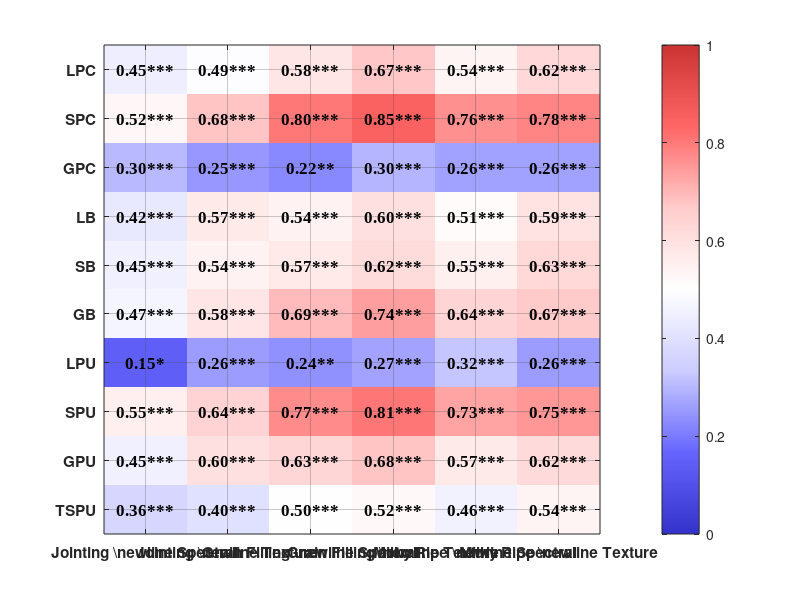

This chart was generated by the following MATLAB code: (Note: this script raises an error after producing the figure.)
function plot_correlation_heatmap()
    % Define variable names.
    variables = {'LPC', 'SPC', 'GPC', 'LB', 'SB', 'GB', 'LPU', 'SPU', 'GPU', 'TSPU'};

    % Correlation coefficient matrix (10 variables × 6 indicators).
    correlation_data = [
        0.445222663492021, 0.493978074269942, 0.579437884256785, 0.673626583640671, 0.535571705946161, 0.622299372236596;
        0.524264235172078, 0.676680352295364, 0.803527695478088, 0.84848193068964,  0.764849016980263, 0.783656427374315;
        0.303967933427026, 0.247912944411411, 0.224829944118267, 0.295390108139174, 0.264729890999218, 0.264167045975269;
        0.422398893149006, 0.570261911179816, 0.539360843291265, 0.598529574968101, 0.512566360528754, 0.590394107286876;
        0.451789072541715, 0.540754194998653, 0.571519915940315, 0.615639797083131, 0.549714172740393, 0.628550280817809;
        0.465585910334329, 0.583696497737001, 0.694847712546608, 0.739325404518959, 0.640307410370509, 0.671246766305966;
        0.146523454543141, 0.256228854462149, 0.237444725094971, 0.266025575818065, 0.322885174301951, 0.256526539875185;
        0.553215050007591, 0.641817359141899, 0.772776907053436, 0.807052701405991, 0.732316263510674, 0.750278918582179;
        0.450419000652878, 0.598438072691798, 0.633995838687254, 0.679187615487722, 0.568936011555881, 0.620762114089284;
        0.364602874460468, 0.399324416309602, 0.499753265440494, 0.520879284002442, 0.458311048973555, 0.538258122171628
    ];

    % Matrix of p-values.
    pvalue_data = [
        3.7934385960871e-10,  1.8320528904641e-12,  1.57062716625536e-17, 3.72452178602357e-25, 9.44705188221295e-15, 1.11221183276948e-20;
        4.24951312146407e-14, 1.88910519882238e-25, 5.86887321629348e-42, 4.51264871196536e-51, 7.90108536856139e-36, 1.18851322035476e-38;
        3.34904058593971e-05, 0.000792311053008389, 0.00241062276631057,  5.68139243188289e-05, 0.000329073333515048, 0.000339217002215113;
        3.49714165394546e-09, 6.48385497310892e-17, 5.63584424109915e-15, 7.09774397068963e-19, 1.90066755531206e-13, 2.72328999263456e-18;
        1.94084681370052e-10, 4.65324091313393e-15, 5.35235972320548e-17, 3.69239795429146e-20, 1.32870160491185e-15, 3.51210619460966e-21;
        4.52829384005869e-11, 8.01090842100077e-18, 2.79443208839321e-27, 2.14775737272046e-32, 3.7374474566393e-22,  6.28619733280027e-25;
        0.049677639399804,    0.000516856763172436, 0.00132971548997813,  0.000306782525689263, 9.83495713433232e-06, 0.00050887879946346;
        8.05929318963214e-16, 2.78319567913862e-22, 5.50727160165447e-37, 1.38798048326966e-42, 1.60522291068914e-31, 8.11153840312843e-34;
        2.23475062639674e-10, 7.20743464950376e-19, 1.25922855472226e-21, 1.07531925550515e-25, 7.92926802085914e-17, 1.47090808713075e-20;
        4.8568800115182e-07,  2.80920422916944e-08, 9.19510136660725e-13, 6.5941475030105e-14,  9.83388485055723e-11, 6.55444817690685e-15
    ];

    % Column labels.
    column_labels = {'Jointing \newline Spectral', 'Jointing \newline Texture', ...
                    'Grain Filling \newline Spectral', 'Grain Filling \newline Texture', ...
                    'Milky Ripe \newline Spectral', 'Milky Ripe \newline Texture'};

    % Create figure.
    figure('Position', [100, 100, 900, 700]);

    % Define a more publication-oriented diverging color scheme (blue to red).
    colors = [0.2, 0.2, 0.8;   % dark blue
              0.4, 0.4, 1.0;   % blue
              0.8, 0.8, 1.0;   % light blue
              1.0, 1.0, 1.0;   % white
              1.0, 0.8, 0.8;   % light red
              1.0, 0.4, 0.4;   % red
              0.8, 0.2, 0.2];  % dark red

    % Generate a custom colormap.
    custom_colormap = interp1(linspace(0,1,7), colors, linspace(0,1,256));

    % Plot heatmap.
    imagesc(correlation_data);
    colormap(custom_colormap);
    colorbar;
    caxis([0, 1]); % Set the color range.

    % Set axis properties.
    set(gca, 'XTick', 1:6, 'XTickLabel', column_labels, ...
             'YTick', 1:10, 'YTickLabel', variables, ...
             'FontSize', 11, 'FontWeight', 'bold');

    % Add grid lines.
    grid on;
    set(gca, 'GridColor', [0.3, 0.3, 0.3], 'GridAlpha', 0.3);

    % Add correlation coefficients and significance symbols to each cell.
    for i = 1:size(correlation_data, 1)
        for j = 1:size(correlation_data, 2)
            corr_val = correlation_data(i, j);
            p_val = pvalue_data(i, j);

            % Determine significance markers.
            if p_val < 0.001
                stars = '***';
                text_color = 'k';
            elseif p_val < 0.01
                stars = '**';
                text_color = 'k';
            elseif p_val < 0.05
                stars = '*';
                text_color = 'k';
            else
                stars = '';
                text_color = 'k';
            end

            % Display coefficient and significance marker.
            text_str = sprintf('%.2f%s', corr_val, stars);
            text(j, i, text_str, ...
                 'HorizontalAlignment', 'center', ...
                 'VerticalAlignment', 'middle', ...
                 'FontName', 'Times New Roman', ...
                 'FontSize', 12, ...
                 'FontWeight', 'bold', ...
                 'Color', text_color);
        end
    end

    % Set title and axis labels.
    title('Correlation Heatmap with Statistical Significance', ...
          'FontName', 'Times New Roman', 'FontSize', 14, 'FontWeight', 'bold', 'Padding', 10);
    xlabel('Growth Stages and Index Types', 'FontName', 'Times New Roman', 'FontSize', 12, 'FontWeight', 'bold');
    ylabel('Physiological Parameters', 'FontName', 'Times New Roman', 'FontSize', 12, 'FontWeight', 'bold');

    % Add annotation for significance symbols.
    annotation('textbox', [0.02, 0.02, 0.3, 0.05], ...
               'String', 'Significance: *p<0.05, **p<0.01, ***p<0.001', ...
               'FontSize', 9, 'EdgeColor', 'none', ...
               'BackgroundColor', [0.95, 0.95, 0.95]);

    % Refine figure appearance.
    set(gca, 'TickLength', [0, 0]);
    axis equal tight;
end

% Run the function if needed.
% plot_correlation_heatmap();
